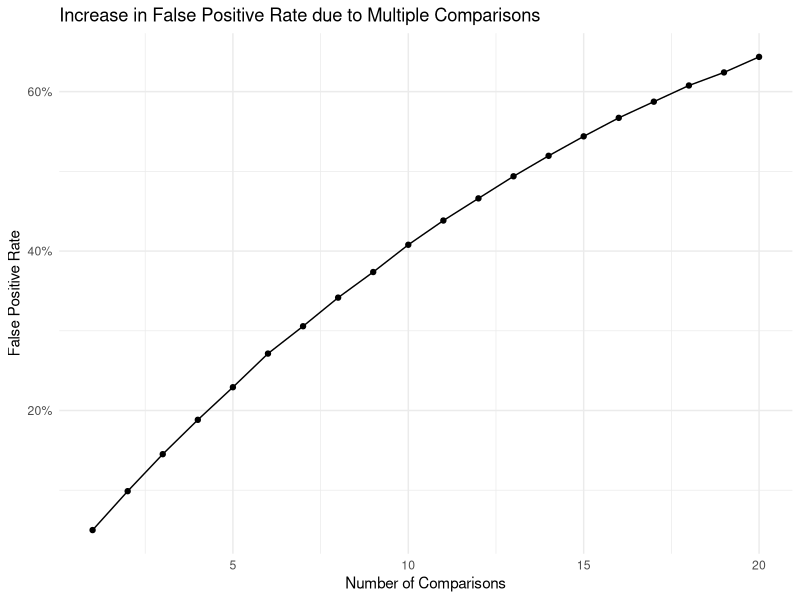
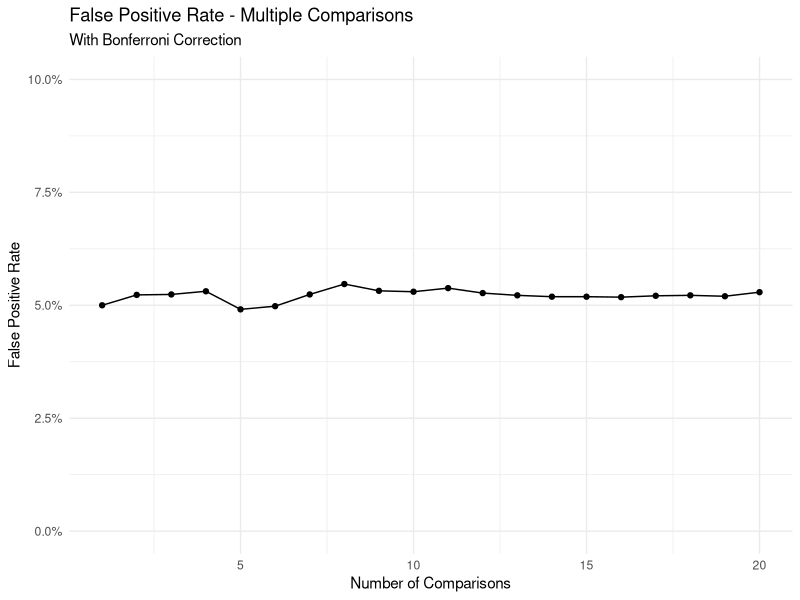
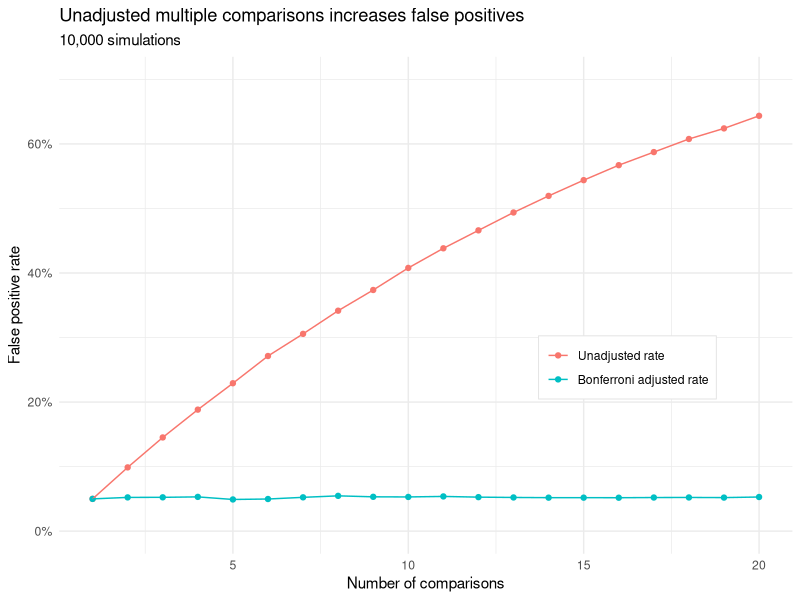
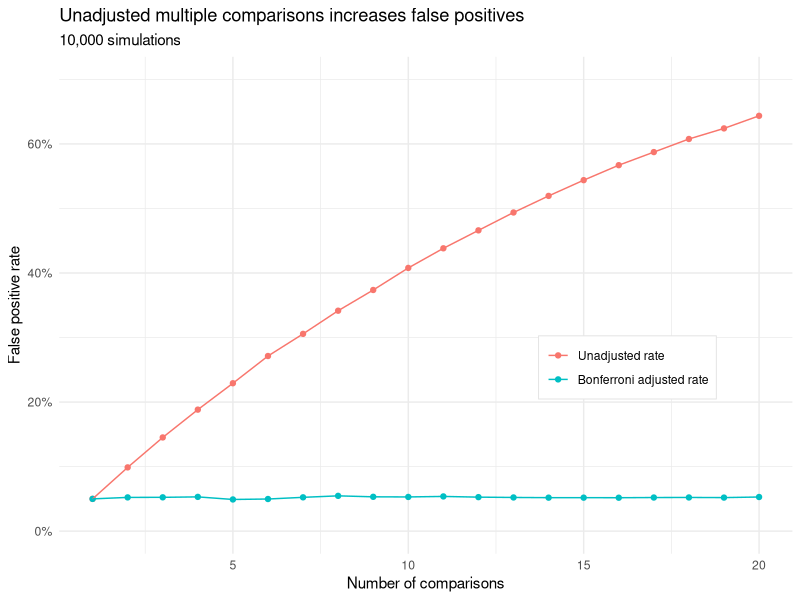

Write the R code that produced these figures, in order.
## A/B Testing: Multiple Comparisons/Multiple Testing issues:
## For each simulation, we will generate K datasets (k = 1, 5, 10, 20) which will represent changes due to
## several different hypothetical tests (changing a website's color, text, etc.)

## This will illustrate that as the number of comparisons/tests increases, the chances of a type 1 error
## increase significantly.

library(tidyverse)

N <- 1000 # Set sample size (i.e. number of data points or people viewing website)
Nsim <- 10000 # Set number of simulations
k <- 20 # Set maximum number of datasets to generate each simulation
pmat <- matrix(NA, nrow = Nsim, ncol = k) # Create matrix to store p-values of each dataset for each simulation
error_rate <- data.frame(matrix(NA, nrow = k, ncol = 3)) # Create dataframe to store error rates
error_rate[,1] <- seq(1:k); colnames(error_rate) = c("k", "error_rate1", "error_rate2")

# Generate 10,000 simulations of 20 datasets, and for each one, test if the mean = 120, or =/= 120.
# We assume we know the true distribution of data to be normal with mean 120 and standard deviation 15.

for(i in 1:Nsim){
  xmat = matrix(rnorm(k*N, 120, 15), nrow = N, ncol = k)
  TS = (colMeans(xmat) - 120)/(15/sqrt(N))
  pmat[i,] = pnorm(TS, lower.tail=F)
  
}

# Calculate total type 1 error rates for each number of k (with and without Bonferroni correction):
for (j in 1:k) {
  error_rate[j,2] <- mean(rowSums(pmat[,1:j, drop = FALSE] < 0.05) >= 1)
  error_rate[j,3] <- mean(rowSums(pmat[,1:j, drop = FALSE] < 0.05/j) >= 1)
}

# Plot Type 1 Error rate (False Positive Rate) vs. Number of Comparisons (k):
ggplot(error_rate, aes(x = k, y = error_rate1)) + 
  geom_point() + 
  geom_line() +
  ggtitle(label = "Increase in False Positive Rate due to Multiple Comparisons") +
  xlab("Number of Comparisons") + ylab("False Positive Rate") +
  scale_y_continuous(labels = scales::percent_format(accuracy = 1)) + 
  theme_minimal()

ggplot(error_rate, aes(x = k, y = error_rate2)) + 
  geom_point() + 
  geom_line() +
  ggtitle(label = "False Positive Rate - Multiple Comparisons",
          subtitle = "With Bonferroni Correction") +
  xlab("Number of Comparisons") + ylab("False Positive Rate") +
  scale_y_continuous(limits = c(0,.10), labels = scales::percent) + 
  theme_minimal()




# plot of false positives vs. adjusted
error_rate %>% 
  rename('Unadjusted rate' = error_rate1,
         'Bonferroni adjusted rate' = error_rate2) %>% 
  pivot_longer(cols = -k) %>% 
  mutate(name = factor(name, levels = c('Unadjusted rate', 'Bonferroni adjusted rate'))) %>% 
  ggplot(aes(x = k, y = value, group = name, color = name)) + 
  geom_point() + 
  geom_line() +
  scale_y_continuous(labels = scales::percent_format(accuracy = 1),
                     limits = c(0, 0.70)) + 
  labs(title = "Unadjusted multiple comparisons increases false positives",
       subtitle = paste0(scales::comma(Nsim), " simulations"),
       x = 'Number of comparisons',
       y = 'False positive rate') +
  theme_minimal() +
  theme(legend.position = c(0.775, 0.375),
        legend.box.background = element_rect(color = 'grey90'),
        legend.title = element_blank())

ggsave('figures/mutliple_comparisons.png',
       device = "png",
       height = 4,
       width = 6)


